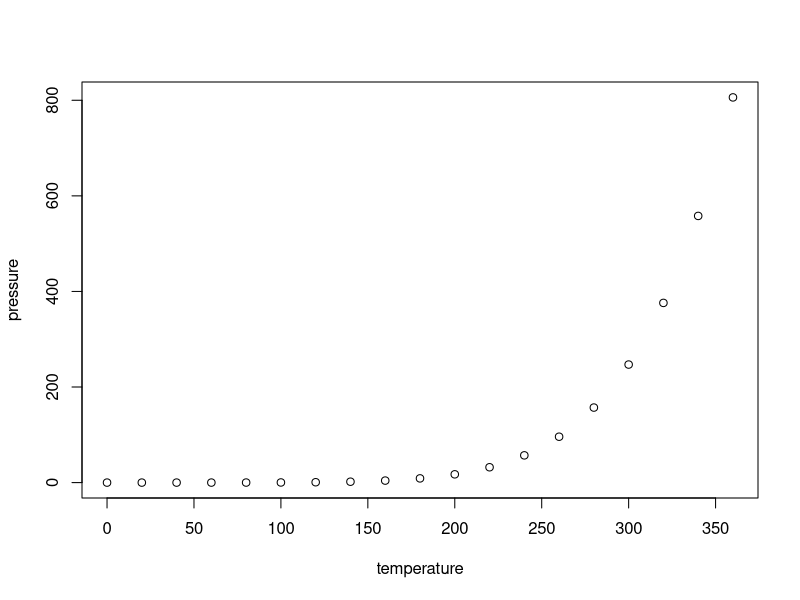
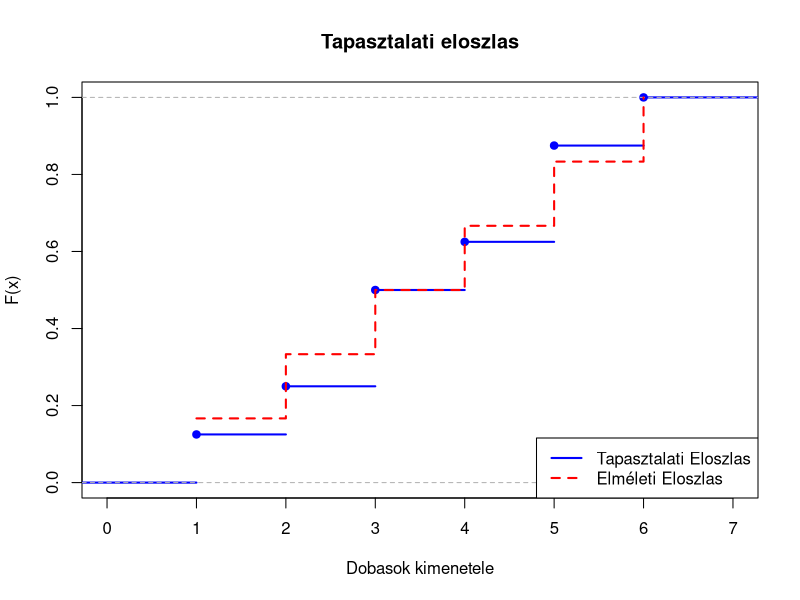

These figures' R source, in order:
## ---- chunk 1
knitr::opts_chunk$set(echo = TRUE)
## ---- chunk 2
summary(cars)
## ---- chunk 3
plot(pressure)
## ---- chunk 4
dobasok <- c(2,4,3,5,6,5,1,3)

#Tapasztalati eloszl?s fgv - Emp - Empirikus-tapasztalati
F_tapasz <- ecdf(dobasok)
F_tapasz

plot(F_tapasz, main="Tapasztalati eloszlas",
     xlab="Dobasok kimenetele", ylab="F(x)", col="blue", lwd=2)

elmeleti_dobas <- 1:6
elmeleti_f <- (1:6)/6
lines(elmeleti_dobas, elmeleti_f, type="s", col="red", lwd=2, lty=2)

legend("bottomright", legend=c("Tapasztalati Eloszlas", "Elméleti Eloszlas"),
       col=c("blue","red"), lwd=2, lty=c(1,2))
